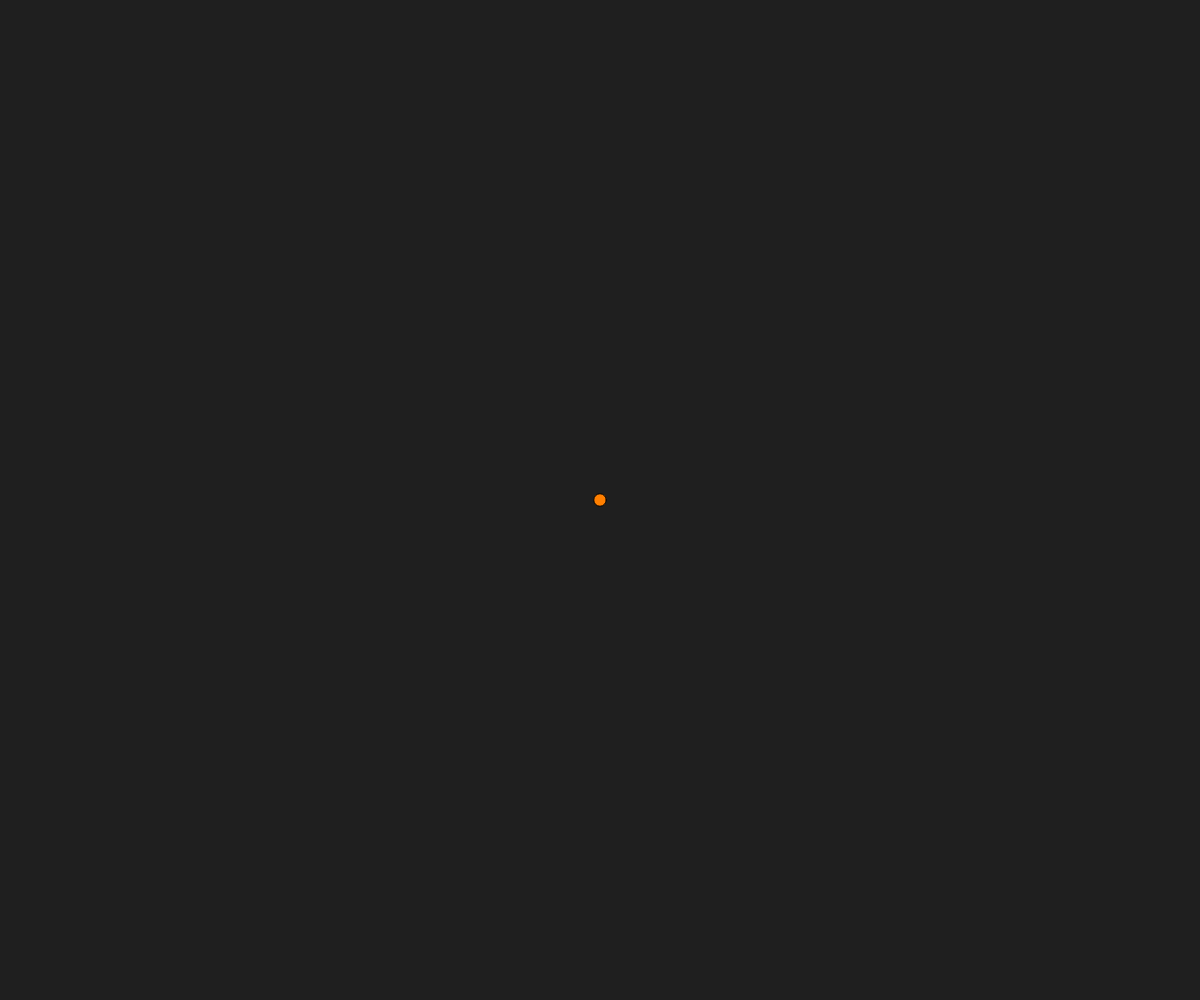
Frame 1 (no input)
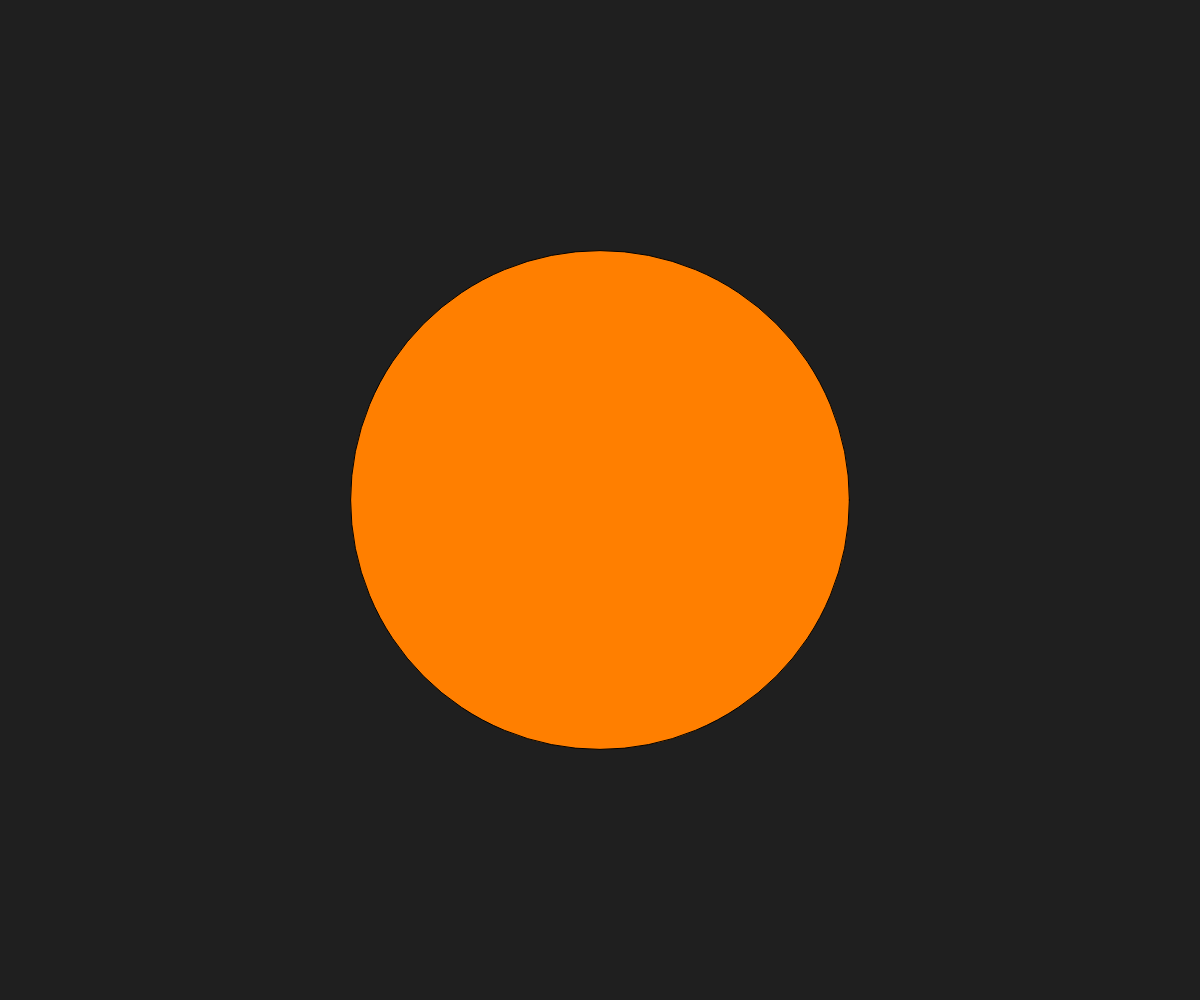
Frame 60 (no input)
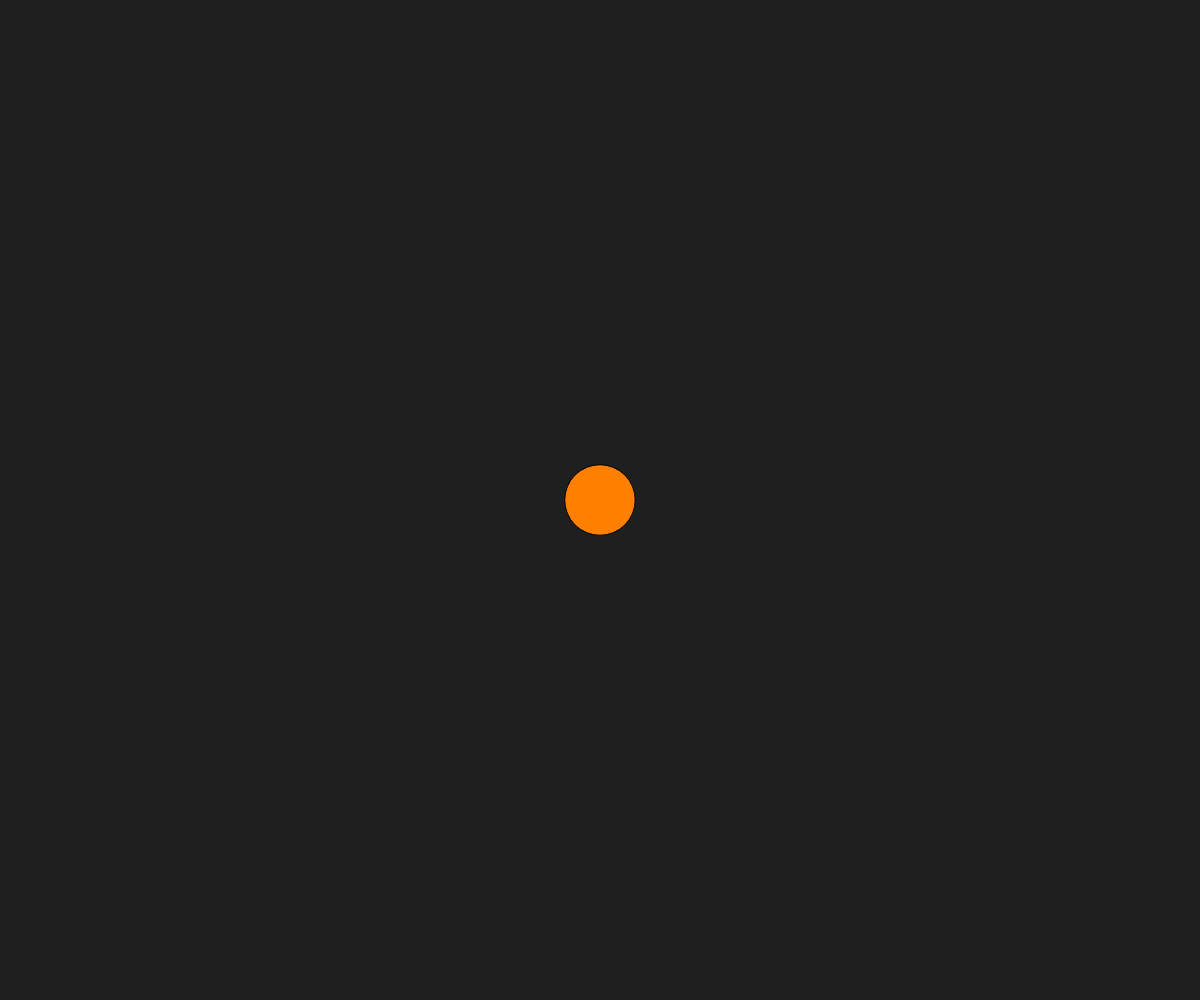
Frame 120 (the mouse pressed at the canvas centre since frame 60)

The p5.js sketch that drew these frames (run headless with seeded random() and noise() and a simulated clock; from frame 60 on, the mouse is pressed at the canvas centre):

// p5.js sketch
// ── sketch.js
function setup() {
  createCanvas(windowWidth, windowHeight);
}

function draw() {
  background(31);
  fill(255, 127, 0);
  let r = sin(frameCount / 40.0);
  circle(width/2, height/2, 500 * r)
}
